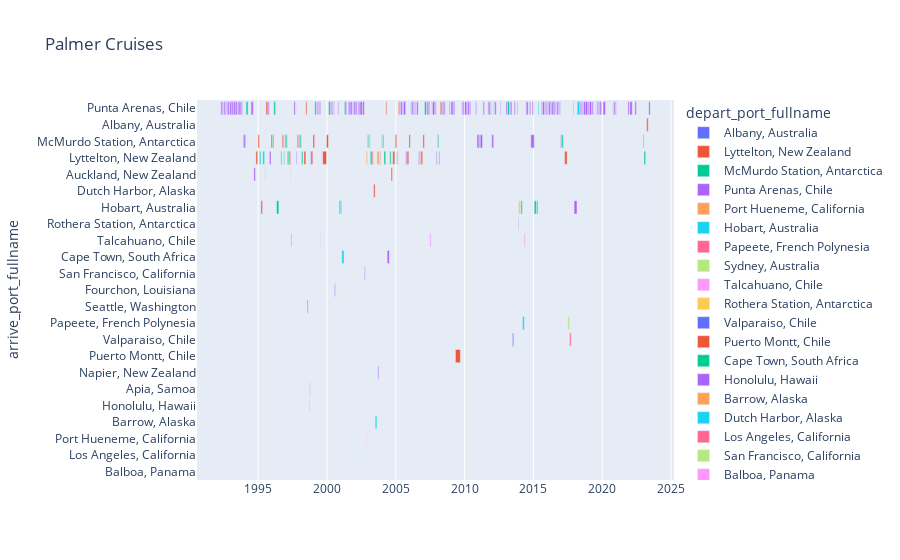

Source (notebook cell):
### Markdown cell above
## Gantt Chart

### Code cell
# mdf[mdf.has_r2rnav == False].is_retrieved
import plotly.express as px
title = "Palmer Cruises"

url = r2r.get_r2r_url(vessel_name = "Palmer")
mdf = r2r.get_cruise_metadata(url)

fig = px.timeline(
    mdf,
    x_start="depart_date",
    x_end="arrive_date",
    y="arrive_port_fullname",  # This will be the label for each bar on the y-axis
    color="depart_port_fullname", # You can color by the same ID or another categorical column
    title=title,
    # Other optional arguments:
    hover_name="cruise_id", # Show more info on hover
    # text="label_on_bar", # Text directly on the bar
    # facet_row="some_category", # For breaking down by a category
    # template="plotly_white" # or "plotly_dark", "ggplot2", "seaborn", etc.
)

# You might want to sort the y-axis (tasks) for better readability
fig.update_yaxes(autorange="reversed") # To display the first task at the top

fig.show()
fig.write_html("Palmer Cruises.html")

### Figure 1 — Plotly figure (JSON) as saved in the notebook; plotly's stock layout.template omitted (floating-point values rounded to 4 significant figures; data arrays with more than 128 entries replaced by an {"elided": "..."} marker saying what was removed)
{"data": [{"base": ["2023-05-23T00:00:00.000000000"], "hovertemplate": "<b>%{hovertext}</b><br><br>depart_port_fullname=Albany, Australia<br>depart_date=%{base}<br>arrive_date=%{x}<br>arrive_port_fullname=%{y}<extra></extra>", "hovertext": ["NBP2304"], "legendgroup": "Albany, Australia", "marker": {"color": "#636efa", "pattern": {"shape": ""}}, "name": "Albany, Australia", "orientation": "h", "showlegend": true, "textposition": "auto", "type": "bar", "x": [3024000000], "xaxis": "x", "y": ["Punta Arenas, Chile"], "yaxis": "y"}, {"base": ["2023-03-26T00:00:00.000000000", "2022-12-26T00:00:00.000000000", "2017-04-10T00:00:00.000000000", "2008-03-20T00:00:00.000000000", "2008-01-09T00:00:00.000000000", "2006-12-22T00:00:00.000000000", "2006-11-01T00:00:00.000000000", "2006-10-10T00:00:00.000000000", "2006-09-24T00:00:00.000000000", "2005-12-17T00:00:00.000000000", "2005-10-26T00:00:00.000000000", "2005-03-03T00:00:00.000000000", "2005-02-17T00:00:00.000000000", "2004-12-18T00:00:00.000000000", "2004-10-12T00:00:00.000000000", "2004-08-30T00:00:00.000000000", "2004-08-29T00:00:00.000000000", "2004-04-15T00:00:00.000000000", "2003-12-18T00:00:00.000000000", "2003-10-27T00:00:00.000000000", "2003-05-23T00:00:00.000000000", "2003-04-13T00:00:00.000000000", "2002-12-12T00:00:00.000000000", "2002-12-06T00:00:00.000000000", "1999-12-20T00:00:00.000000000", "1999-09-08T00:00:00.000000000", "1998-12-26T00:00:00.000000000", "1998-11-02T00:00:00.000000000", "1998-06-20T00:00:00.000000000", "1998-05-01T00:00:00.000000000", "1997-11-05T00:00:00.000000000", "1997-05-15T00:00:00.000000000", "1997-04-04T00:00:00.000000000", "1996-12-11T00:00:00.000000000", "1996-10-02T00:00:00.000000000", "1996-08-30T00:00:00.000000000", "1995-12-11T00:00:00.000000000", "1995-07-29T00:00:00.000000000", "1995-07-01T00:00:00.000000000", "1995-03-16T00:00:00.000000000", "1994-12-29T00:00:00.000000000", "1994-11-03T00:00:00.000000000"], "hovertemplate": "<b>%{hovertext}</b><br><br>depart_port_fullname=Lyttelton, New Zealand<br>depart_date=%{base}<br>arrive_date=%{x}<br>arrive_port_fullname=%{y}<extra></extra>", "hovertext": ["NBP2303", "NBP2301", "NBP1704", "NBP0804", "NBP0801", "NBP0701", "NBP0608", "NBP0607C", "NBP0607B", "NBP0601", "NBP0508", "NBP0501B", "NBP0501A", "NBP0409", "NBP0408", "NBP0406A", "NBP0407", "NBP0403", "NBP0305A", "NBP0305", "NBP0304", "NBP0303", "NBP0209", "NBP0208", "NBP9909", "NBP9908A", "NBP9901", "NBP9807", "NBP9804", "NBP9803", "NBP9708", "NBP9704", "NBP9703", "NBP9606", "NBP9604A", "NBP9604", "NBP9508", "NBP9505", "NBP9504", "NBP9502", "NBP9407", "NBP9406"], "legendgroup": "Lyttelton, New Zealand", "marker": {"color": "#EF553B", "pattern": {"shape": ""}}, "name": "Lyttelton, New Zealand", "orientation": "h", "showlegend": true, "textposition": "auto", "type": "bar", "x": [3456000000, 1728000000, 5616000000, 2160000000, 1555200000, 3283200000, 3801600000, 1209600000, 1382400000, 3801600000, 4060800000, 1728000000, 1209600000, 3283200000, 4838400000, 259200000, 3110400000, 2073600000, 1209600000, 1987200000, 3456000000, 2592000000, 1728000000, 432000000, 4492800000, 8899200000, 3715200000, 4147200000, 2592000000, 4320000000, 3369600000, 432000000, 3196800000, 2419200000, 3196800000, 2073600000, 3196800000, 4320000000, 604800000, 3628800000, 3196800000, 3974400000], "xaxis": "x", "y": ["Albany, Australia", "McMurdo Station, Antarctica", "Lyttelton, New Zealand", "Punta Arenas, Chile", "McMurdo Station, Antarctica", "McMurdo Station, Antarctica", "Lyttelton, New Zealand", "Lyttelton, New Zealand", "Lyttelton, New Zealand", "McMurdo Station, Antarctica", "Lyttelton, New Zealand", "Punta Arenas, Chile", "Lyttelton, New Zealand", "McMurdo Station, Antarctica", "Lyttelton, New Zealand", "Auckland, New Zealand", "Auckland, New Zealand", "Punta Arenas, Chile", "McMurdo Station, Antarctica", "Lyttelton, New Zealand", "Dutch Harbor, Alaska", "Lyttelton, New Zealand", "McMurdo Station, Antarctica", "Lyttelton, New Zealand", "McMurdo Station, Antarctica", "Lyttelton, New Zealand", "McMurdo Station, Antarctica", "Lyttelton, New Zealand", "Punta Arenas, Chile", "Lyttelton, New Zealand", "McMurdo Station, Antarctica", "Auckland, New Zealand", "Lyttelton, New Zealand", "McMurdo Station, Antarctica", "McMurdo Station, Antarctica", "Lyttelton, New Zealand", "McMurdo Station, Antarctica", "Punta Arenas, Chile", "Auckland, New Zealand", "Hobart, Australia", "McMurdo Station, Antarctica", "Lyttelton, New Zealand"], "yaxis": "y"}, {"base": ["2023-01-16T00:00:00.000000000", "2017-01-23T00:00:00.000000000", "2015-01-23T00:00:00.000000000", "2013-02-13T00:00:00.000000000", "2012-02-11T00:00:00.000000000", "2011-01-19T00:00:00.000000000", "2008-02-22T00:00:00.000000000", "2008-01-30T00:00:00.000000000", "2007-02-03T00:00:00.000000000", "2006-02-03T00:00:00.000000000", "2006-01-31T00:00:00.000000000", "2005-01-28T00:00:00.000000000", "2004-02-23T00:00:00.000000000", "2004-01-19T00:00:00.000000000", "2004-01-05T00:00:00.000000000", "2003-02-25T00:00:00.000000000", "2003-02-20T00:00:00.000000000", "2003-02-02T00:00:00.000000000", "2003-01-05T00:00:00.000000000", "2000-02-15T00:00:00.000000000", "1999-02-12T00:00:00.000000000", "1998-02-25T00:00:00.000000000", "1998-01-16T00:00:00.000000000", "1997-12-20T00:00:00.000000000", "1997-02-15T00:00:00.000000000", "1997-01-13T00:00:00.000000000", "1996-11-11T00:00:00.000000000", "1996-02-22T00:00:00.000000000", "1996-01-21T00:00:00.000000000", "1995-02-07T00:00:00.000000000", "1994-02-14T00:00:00.000000000", "1994-01-21T00:00:00.000000000"], "hovertemplate": "<b>%{hovertext}</b><br><br>depart_port_fullname=McMurdo Station, Antarctica<br>depart_date=%{base}<br>arrive_date=%{x}<br>arrive_port_fullname=%{y}<extra></extra>", "hovertext": ["NBP2302", "NBP1702", "NBP1502", "NBP1302", "NBP1202", "NBP1101", "NBP0803", "NBP0802", "NBP0702", "NBP0602", "NBP0601A", "NBP0501", "NBP0402", "NBP0401", "NBP0306", "NBP0302", "NBP0301B", "NBP0301A", "NBP0301", "NBP0001", "NBP9902", "NBP9802", "NBP9801", "NBP9709", "NBP9702", "NBP9701", "NBP9605", "NBP9602", "NBP9601", "NBP9501", "NBP9402", "NBP9401"], "legendgroup": "McMurdo Station, Antarctica", "marker": {"color": "#00cc96", "pattern": {"shape": ""}}, "name": "McMurdo Station, Antarctica", "orientation": "h", "showlegend": true, "textposition": "auto", "type": "bar", "x": [3715200000, 3542400000, 4838400000, 4406400000, 1382400000, 2332800000, 1900800000, 1900800000, 4320000000, 1728000000, 172800000, 1555200000, 3974400000, 2592000000, 1036800000, 3888000000, 172800000, 1555200000, 2160000000, 3888000000, 3542400000, 3196800000, 2937600000, 1814400000, 3196800000, 2505600000, 1641600000, 3888000000, 2592000000, 2937600000, 4320000000, 1900800000], "xaxis": "x", "y": ["Lyttelton, New Zealand", "McMurdo Station, Antarctica", "Hobart, Australia", "Punta Arenas, Chile", "Punta Arenas, Chile", "McMurdo Station, Antarctica", "Lyttelton, New Zealand", "McMurdo Station, Antarctica", "Punta Arenas, Chile", "Punta Arenas, Chile", "McMurdo Station, Antarctica", "Lyttelton, New Zealand", "Lyttelton, New Zealand", "McMurdo Station, Antarctica", "McMurdo Station, Antarctica", "Lyttelton, New Zealand", "McMurdo Station, Antarctica", "McMurdo Station, Antarctica", "McMurdo Station, Antarctica", "Punta Arenas, Chile", "Punta Arenas, Chile", "Lyttelton, New Zealand", "McMurdo Station, Antarctica", "McMurdo Station, Antarctica", "Lyttelton, New Zealand", "McMurdo Station, Antarctica", "Lyttelton, New Zealand", "Punta Arenas, Chile", "McMurdo Station, Antarctica", "Lyttelton, New Zealand", "Punta Arenas, Chile", "McMurdo Station, Antarctica"], "yaxis": "y"}, {"base": {"elided": "146 str values"}, "hovertemplate": "<b>%{hovertext}</b><br><br>depart_port_fullname=Punta Arenas, Chile<br>depart_date=%{base}<br>arrive_date=%{x}<br>arrive_port_fullname=%{y}<extra></extra>", "hovertext": {"elided": "146 str values"}, "legendgroup": "Punta Arenas, Chile", "marker": {"color": "#ab63fa", "pattern": {"shape": ""}}, "name": "Punta Arenas, Chile", "orientation": "h", "showlegend": true, "textposition": "auto", "type": "bar", "x": {"elided": "146 int values"}, "xaxis": "x", "y": {"elided": "146 str values"}, "yaxis": "y"}, {"base": ["2020-10-08T00:00:00.000000000", "2002-11-10T00:00:00.000000000"], "hovertemplate": "<b>%{hovertext}</b><br><br>depart_port_fullname=Port Hueneme, California<br>depart_date=%{base}<br>arrive_date=%{x}<br>arrive_port_fullname=%{y}<extra></extra>", "hovertext": ["NBP2009", "NBP0207"], "legendgroup": "Port Hueneme, California", "marker": {"color": "#FFA15A", "pattern": {"shape": ""}}, "name": "Port Hueneme, California", "orientation": "h", "showlegend": true, "textposition": "auto", "type": "bar", "x": [2160000000, 2246400000], "xaxis": "x", "y": ["Punta Arenas, Chile", "Lyttelton, New Zealand"], "yaxis": "y"}, {"base": ["2018-03-09T00:00:00.000000000", "2015-05-06T00:00:00.000000000", "2015-03-24T00:00:00.000000000", "2014-03-20T00:00:00.000000000", "2014-01-29T00:00:00.000000000", "2001-01-30T00:00:00.000000000", "2000-12-20T00:00:00.000000000", "1996-08-19T00:00:00.000000000", "1995-05-02T00:00:00.000000000"], "hovertemplate": "<b>%{hovertext}</b><br><br>depart_port_fullname=Hobart, Australia<br>depart_date=%{base}<br>arrive_date=%{x}<br>arrive_port_fullname=%{y}<extra></extra>", "hovertext": ["NBP1802", "NBP1504", "NBP1503", "NBP1403", "NBP1402", "NBP0101", "NBP0008", "NBP9603A", "NBP9503"], "legendgroup": "Hobart, Australia", "marker": {"color": "#19d3f3", "pattern": {"shape": ""}}, "name": "Hobart, Australia", "orientation": "h", "showlegend": true, "textposition": "auto", "type": "bar", "x": [5702400000, 2160000000, 3456000000, 3974400000, 3974400000, 4924800000, 3110400000, 518400000, 4320000000], "xaxis": "x", "y": ["Punta Arenas, Chile", "Punta Arenas, Chile", "Hobart, Australia", "Papeete, French Polynesia", "Hobart, Australia", "Cape Town, South Africa", "Hobart, Australia", "Lyttelton, New Zealand", "Lyttelton, New Zealand"], "yaxis": "y"}, {"base": ["2017-08-20T00:00:00.000000000", "2014-05-07T00:00:00.000000000"], "hovertemplate": "<b>%{hovertext}</b><br><br>depart_port_fullname=Papeete, French Polynesia<br>depart_date=%{base}<br>arrive_date=%{x}<br>arrive_port_fullname=%{y}<extra></extra>", "hovertext": ["NBP1707", "NBP1404"], "legendgroup": "Papeete, French Polynesia", "marker": {"color": "#FF6692", "pattern": {"shape": ""}}, "name": "Papeete, French Polynesia", "orientation": "h", "showlegend": true, "textposition": "auto", "type": "bar", "x": [3542400000, 1555200000], "xaxis": "x", "y": ["Valparaiso, Chile", "Talcahuano, Chile"], "yaxis": "y"}, {"base": ["2017-07-03T00:00:00.000000000"], "hovertemplate": "<b>%{hovertext}</b><br><br>depart_port_fullname=Sydney, Australia<br>depart_date=%{base}<br>arrive_date=%{x}<br>arrive_port_fullname=%{y}<extra></extra>", "hovertext": ["NBP1706"], "legendgroup": "Sydney, Australia", "marker": {"color": "#B6E880", "pattern": {"shape": ""}}, "name": "Sydney, Australia", "orientation": "h", "showlegend": true, "textposition": "auto", "type": "bar", "x": [3888000000], "xaxis": "x", "y": ["Papeete, French Polynesia"], "yaxis": "y"}, {"base": ["2014-06-14T00:00:00.000000000", "2009-10-08T00:00:00.000000000", "2007-07-28T00:00:00.000000000", "2007-06-25T00:00:00.000000000", "1999-08-17T00:00:00.000000000", "1997-07-20T00:00:00.000000000"], "hovertemplate": "<b>%{hovertext}</b><br><br>depart_port_fullname=Talcahuano, Chile<br>depart_date=%{base}<br>arrive_date=%{x}<br>arrive_port_fullname=%{y}<extra></extra>", "hovertext": ["NBP1405", "NBP0905A", "NBP0707", "NBP0706", "NBP9908", "NBP9704B"], "legendgroup": "Talcahuano, Chile", "marker": {"color": "#FF97FF", "pattern": {"shape": ""}}, "name": "Talcahuano, Chile", "orientation": "h", "showlegend": true, "textposition": "auto", "type": "bar", "x": [777600000, 777600000, 432000000, 2851200000, 1900800000, 432000000], "xaxis": "x", "y": ["Punta Arenas, Chile", "Punta Arenas, Chile", "Punta Arenas, Chile", "Talcahuano, Chile", "Lyttelton, New Zealand", "Punta Arenas, Chile"], "yaxis": "y"}, {"base": ["2013-12-03T00:00:00.000000000"], "hovertemplate": "<b>%{hovertext}</b><br><br>depart_port_fullname=Rothera Station, Antarctica<br>depart_date=%{base}<br>arrive_date=%{x}<br>arrive_port_fullname=%{y}<extra></extra>", "hovertext": ["NBP1310B"], "legendgroup": "Rothera Station, Antarctica", "marker": {"color": "#FECB52", "pattern": {"shape": ""}}, "name": "Rothera Station, Antarctica", "orientation": "h", "showlegend": true, "textposition": "auto", "type": "bar", "x": [4406400000], "xaxis": "x", "y": ["Hobart, Australia"], "yaxis": "y"}, {"base": ["2013-06-24T00:00:00.000000000"], "hovertemplate": "<b>%{hovertext}</b><br><br>depart_port_fullname=Valparaiso, Chile<br>depart_date=%{base}<br>arrive_date=%{x}<br>arrive_port_fullname=%{y}<extra></extra>", "hovertext": ["NBP1305"], "legendgroup": "Valparaiso, Chile", "marker": {"color": "#636efa", "pattern": {"shape": ""}}, "name": "Valparaiso, Chile", "orientation": "h", "showlegend": true, "textposition": "auto", "type": "bar", "x": [2851200000], "xaxis": "x", "y": ["Valparaiso, Chile"], "yaxis": "y"}, {"base": ["2009-09-12T00:00:00.000000000", "2009-05-03T00:00:00.000000000"], "hovertemplate": "<b>%{hovertext}</b><br><br>depart_port_fullname=Puerto Montt, Chile<br>depart_date=%{base}<br>arrive_date=%{x}<br>arrive_port_fullname=%{y}<extra></extra>", "hovertext": ["NBP0905", "NBP0903"], "legendgroup": "Puerto Montt, Chile", "marker": {"color": "#EF553B", "pattern": {"shape": ""}}, "name": "Puerto Montt, Chile", "orientation": "h", "showlegend": true, "textposition": "auto", "type": "bar", "x": [172800000, 11404800000], "xaxis": "x", "y": ["Talcahuano, Chile", "Puerto Montt, Chile"], "yaxis": "y"}, {"base": ["2004-07-27T00:00:00.000000000", "2004-07-22T00:00:00.000000000", "2001-04-01T00:00:00.000000000", "1996-05-03T00:00:00.000000000"], "hovertemplate": "<b>%{hovertext}</b><br><br>depart_port_fullname=Cape Town, South Africa<br>depart_date=%{base}<br>arrive_date=%{x}<br>arrive_port_fullname=%{y}<extra></extra>", "hovertext": ["NBP0406", "NBP0405", "NBP0102", "NBP9603"], "legendgroup": "Cape Town, South Africa", "marker": {"color": "#00cc96", "pattern": {"shape": ""}}, "name": "Cape Town, South Africa", "orientation": "h", "showlegend": true, "textposition": "auto", "type": "bar", "x": [2851200000, 345600000, 1468800000, 5356800000], "xaxis": "x", "y": ["Lyttelton, New Zealand", "Cape Town, South Africa", "Punta Arenas, Chile", "Hobart, Australia"], "yaxis": "y"}, {"base": ["2003-09-14T00:00:00.000000000", "1998-10-03T00:00:00.000000000", "1998-09-19T00:00:00.000000000"], "hovertemplate": "<b>%{hovertext}</b><br><br>depart_port_fullname=Honolulu, Hawaii<br>depart_date=%{base}<br>arrive_date=%{x}<br>arrive_port_fullname=%{y}<extra></extra>", "hovertext": ["NBP0304C", "NBP9806A", "NBP9806"], "legendgroup": "Honolulu, Hawaii", "marker": {"color": "#ab63fa", "pattern": {"shape": ""}}, "name": "Honolulu, Hawaii", "orientation": "h", "showlegend": true, "textposition": "auto", "type": "bar", "x": [2073600000, 864000000, 864000000], "xaxis": "x", "y": ["Napier, New Zealand", "Apia, Samoa", "Honolulu, Hawaii"], "yaxis": "y"}, {"base": ["2003-08-22T00:00:00.000000000"], "hovertemplate": "<b>%{hovertext}</b><br><br>depart_port_fullname=Barrow, Alaska<br>depart_date=%{base}<br>arrive_date=%{x}<br>arrive_port_fullname=%{y}<extra></extra>", "hovertext": ["NBP0304BCD"], "legendgroup": "Barrow, Alaska", "marker": {"color": "#FFA15A", "pattern": {"shape": ""}}, "name": "Barrow, Alaska", "orientation": "h", "showlegend": true, "textposition": "auto", "type": "bar", "x": [4579200000], "xaxis": "x", "y": ["Lyttelton, New Zealand"], "yaxis": "y"}, {"base": ["2003-07-05T00:00:00.000000000"], "hovertemplate": "<b>%{hovertext}</b><br><br>depart_port_fullname=Dutch Harbor, Alaska<br>depart_date=%{base}<br>arrive_date=%{x}<br>arrive_port_fullname=%{y}<extra></extra>", "hovertext": ["NBP0304A"], "legendgroup": "Dutch Harbor, Alaska", "marker": {"color": "#19d3f3", "pattern": {"shape": ""}}, "name": "Dutch Harbor, Alaska", "orientation": "h", "showlegend": true, "textposition": "auto", "type": "bar", "x": [3801600000], "xaxis": "x", "y": ["Barrow, Alaska"], "yaxis": "y"}, {"base": ["2002-11-03T00:00:00.000000000"], "hovertemplate": "<b>%{hovertext}</b><br><br>depart_port_fullname=Los Angeles, California<br>depart_date=%{base}<br>arrive_date=%{x}<br>arrive_port_fullname=%{y}<extra></extra>", "hovertext": ["NBP0206A"], "legendgroup": "Los Angeles, California", "marker": {"color": "#FF6692", "pattern": {"shape": ""}}, "name": "Los Angeles, California", "orientation": "h", "showlegend": true, "textposition": "auto", "type": "bar", "x": [432000000], "xaxis": "x", "y": ["Port Hueneme, California"], "yaxis": "y"}, {"base": ["2002-10-29T00:00:00.000000000", "2002-10-19T00:00:00.000000000"], "hovertemplate": "<b>%{hovertext}</b><br><br>depart_port_fullname=San Francisco, California<br>depart_date=%{base}<br>arrive_date=%{x}<br>arrive_port_fullname=%{y}<extra></extra>", "hovertext": ["NBP0206", "NBP0205A"], "legendgroup": "San Francisco, California", "marker": {"color": "#B6E880", "pattern": {"shape": ""}}, "name": "San Francisco, California", "orientation": "h", "showlegend": true, "textposition": "auto", "type": "bar", "x": [432000000, 777600000], "xaxis": "x", "y": ["Los Angeles, California", "San Francisco, California"], "yaxis": "y"}, {"base": ["2000-10-05T00:00:00.000000000"], "hovertemplate": "<b>%{hovertext}</b><br><br>depart_port_fullname=Balboa, Panama<br>depart_date=%{base}<br>arrive_date=%{x}<br>arrive_port_fullname=%{y}<extra></extra>", "hovertext": ["NBP0006D"], "legendgroup": "Balboa, Panama", "marker": {"color": "#FF97FF", "pattern": {"shape": ""}}, "name": "Balboa, Panama", "orientation": "h", "showlegend": true, "textposition": "auto", "type": "bar", "x": [1468800000], "xaxis": "x", "y": ["Punta Arenas, Chile"], "yaxis": "y"}, {"base": ["2000-09-25T00:00:00.000000000", "2000-09-03T00:00:00.000000000"], "hovertemplate": "<b>%{hovertext}</b><br><br>depart_port_fullname=Fourchon, Louisiana<br>depart_date=%{base}<br>arrive_date=%{x}<br>arrive_port_fullname=%{y}<extra></extra>", "hovertext": ["NBP0006C", "NBP0006B"], "legendgroup": "Fourchon, Louisiana", "marker": {"color": "#FECB52", "pattern": {"shape": ""}}, "name": "Fourchon, Louisiana", "orientation": "h", "showlegend": true, "textposition": "auto", "type": "bar", "x": [777600000, 604800000], "xaxis": "x", "y": ["Balboa, Panama", "Fourchon, Louisiana"], "yaxis": "y"}, {"base": ["1998-10-13T00:00:00.000000000"], "hovertemplate": "<b>%{hovertext}</b><br><br>depart_port_fullname=Apia, Samoa<br>depart_date=%{base}<br>arrive_date=%{x}<br>arrive_port_fullname=%{y}<extra></extra>", "hovertext": ["NBP9806B"], "legendgroup": "Apia, Samoa", "marker": {"color": "#636efa", "pattern": {"shape": ""}}, "name": "Apia, Samoa", "orientation": "h", "showlegend": true, "textposition": "auto", "type": "bar", "x": [1123200000], "xaxis": "x", "y": ["Lyttelton, New Zealand"], "yaxis": "y"}, {"base": ["1997-05-20T00:00:00.000000000"], "hovertemplate": "<b>%{hovertext}</b><br><br>depart_port_fullname=Auckland, New Zealand<br>depart_date=%{base}<br>arrive_date=%{x}<br>arrive_port_fullname=%{y}<extra></extra>", "hovertext": ["NBP9704A"], "legendgroup": "Auckland, New Zealand", "marker": {"color": "#EF553B", "pattern": {"shape": ""}}, "name": "Auckland, New Zealand", "orientation": "h", "showlegend": true, "textposition": "auto", "type": "bar", "x": [1555200000], "xaxis": "x", "y": ["Talcahuano, Chile"], "yaxis": "y"}], "layout": {"autosize": true, "barmode": "overlay", "legend": {"title": {"text": "depart_port_fullname"}, "tracegroupgap": 0}, "title": {"text": "Palmer Cruises"}, "xaxis": {"anchor": "y", "autorange": true, "domain": [0, 1], "range": ["1990-07-23", "2025-03-21"], "type": "date"}, "yaxis": {"anchor": "x", "autorange": true, "domain": [0, 1], "range": [22.5, -0.5], "title": {"text": "arrive_port_fullname"}, "type": "category"}}}
